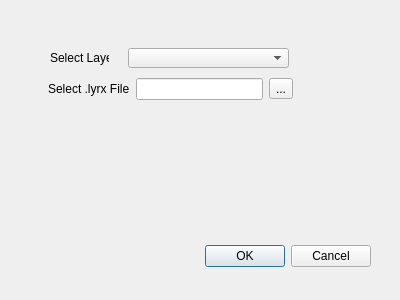
<?xml version="1.0" encoding="UTF-8"?>
<ui version="4.0">
 <class>LyrxToQmlDialogBase</class>
 <widget class="QDialog" name="LyrxToQmlDialogBase">
  <property name="geometry">
   <rect>
    <x>0</x>
    <y>0</y>
    <width>400</width>
    <height>300</height>
   </rect>
  </property>
  <property name="windowTitle">
   <string>lyrxtoqml</string>
  </property>
  <widget class="QDialogButtonBox" name="button_box">
   <property name="geometry">
    <rect>
     <x>30</x>
     <y>240</y>
     <width>341</width>
     <height>32</height>
    </rect>
   </property>
   <property name="orientation">
    <enum>Qt::Horizontal</enum>
   </property>
   <property name="standardButtons">
    <set>QDialogButtonBox::Cancel|QDialogButtonBox::Ok</set>
   </property>
  </widget>
  <widget class="QLabel" name="label">
   <property name="geometry">
    <rect>
     <x>50</x>
     <y>50</y>
     <width>59</width>
     <height>16</height>
    </rect>
   </property>
   <property name="text">
    <string>Select Layer</string>
   </property>
  </widget>
  <widget class="QComboBox" name="comboBox">
   <property name="geometry">
    <rect>
     <x>128</x>
     <y>48</y>
     <width>161</width>
     <height>20</height>
    </rect>
   </property>
  </widget>
  <widget class="QWidget" name="">
   <property name="geometry">
    <rect>
     <x>48</x>
     <y>78</y>
     <width>245</width>
     <height>22</height>
    </rect>
   </property>
   <layout class="QHBoxLayout" name="horizontalLayout_2">
    <item>
     <widget class="QLabel" name="label_2">
      <property name="text">
       <string>Select .lyrx File</string>
      </property>
     </widget>
    </item>
    <item>
     <widget class="QLineEdit" name="lineEdit"/>
    </item>
    <item>
     <widget class="QToolButton" name="toolButton">
      <property name="text">
       <string>...</string>
      </property>
     </widget>
    </item>
   </layout>
  </widget>
 </widget>
 <resources/>
 <connections>
  <connection>
   <sender>button_box</sender>
   <signal>accepted()</signal>
   <receiver>LyrxToQmlDialogBase</receiver>
   <slot>accept()</slot>
   <hints>
    <hint type="sourcelabel">
     <x>20</x>
     <y>20</y>
    </hint>
    <hint type="destinationlabel">
     <x>20</x>
     <y>20</y>
    </hint>
   </hints>
  </connection>
  <connection>
   <sender>button_box</sender>
   <signal>rejected()</signal>
   <receiver>LyrxToQmlDialogBase</receiver>
   <slot>reject()</slot>
   <hints>
    <hint type="sourcelabel">
     <x>20</x>
     <y>20</y>
    </hint>
    <hint type="destinationlabel">
     <x>20</x>
     <y>20</y>
    </hint>
   </hints>
  </connection>
 </connections>
</ui>
